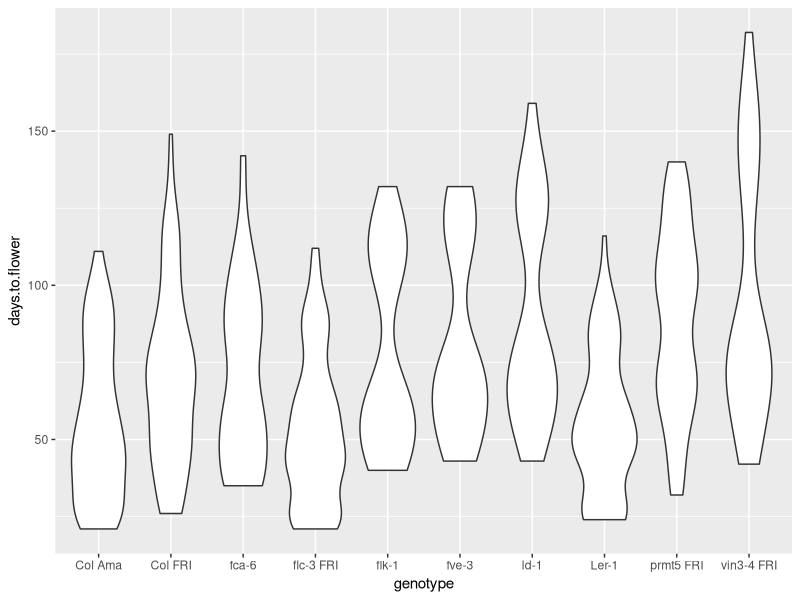
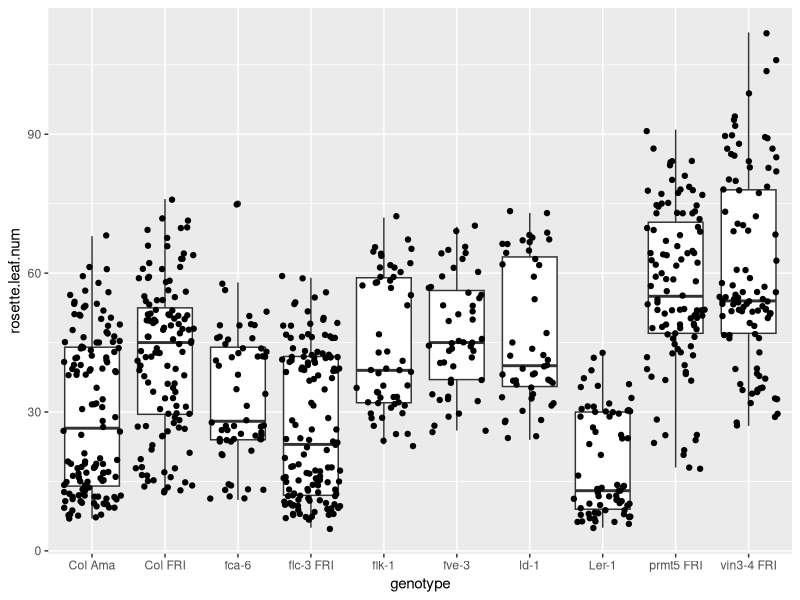
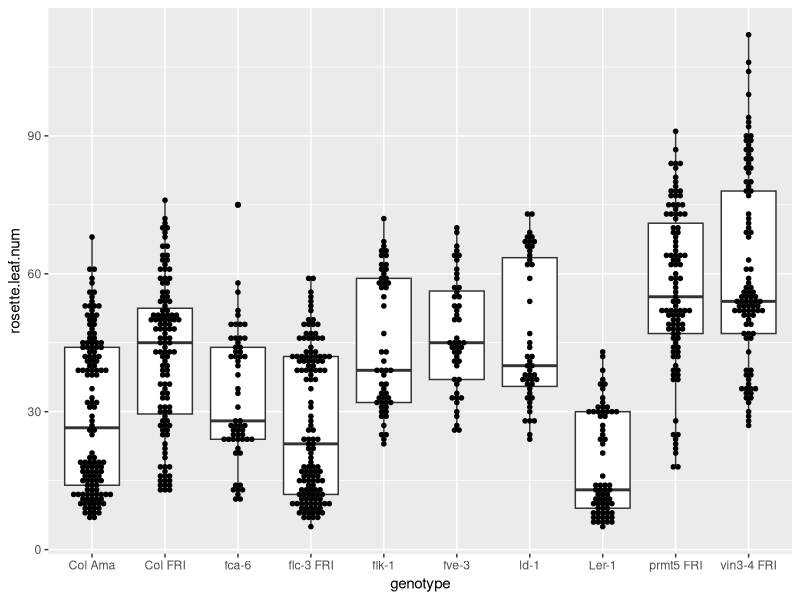
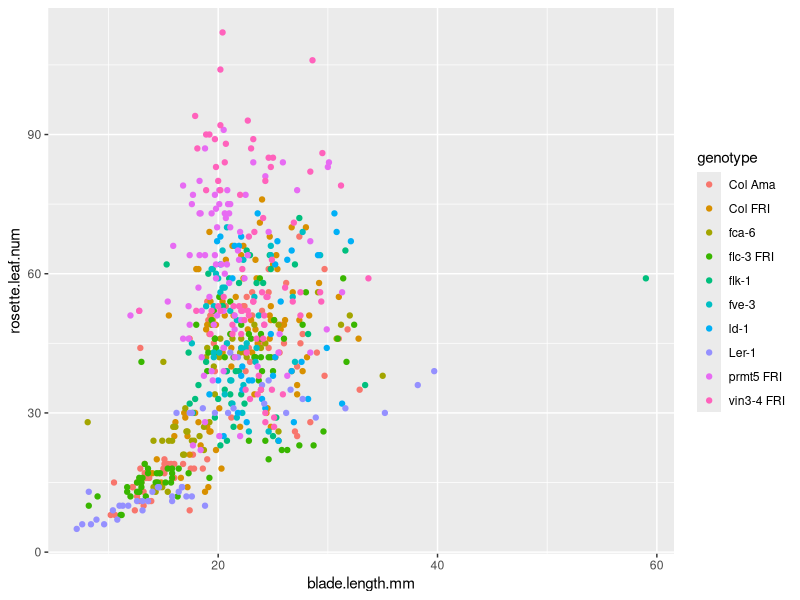
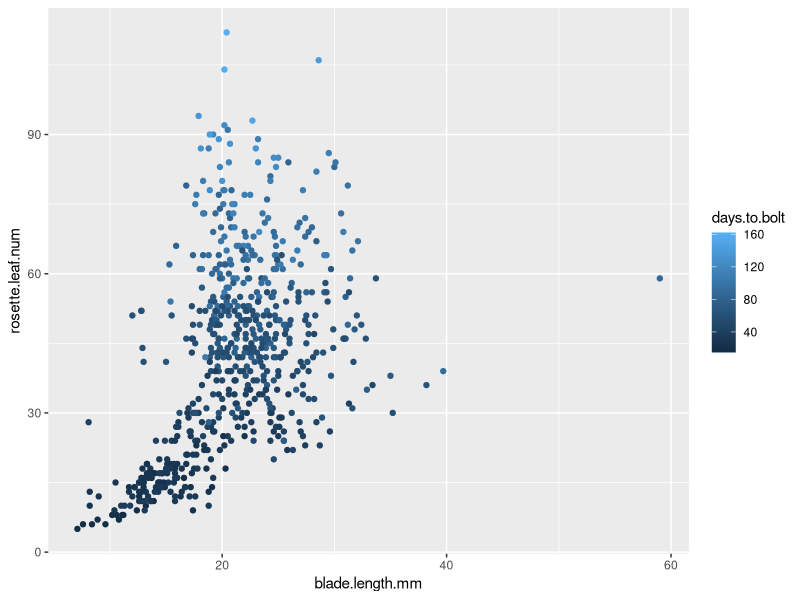
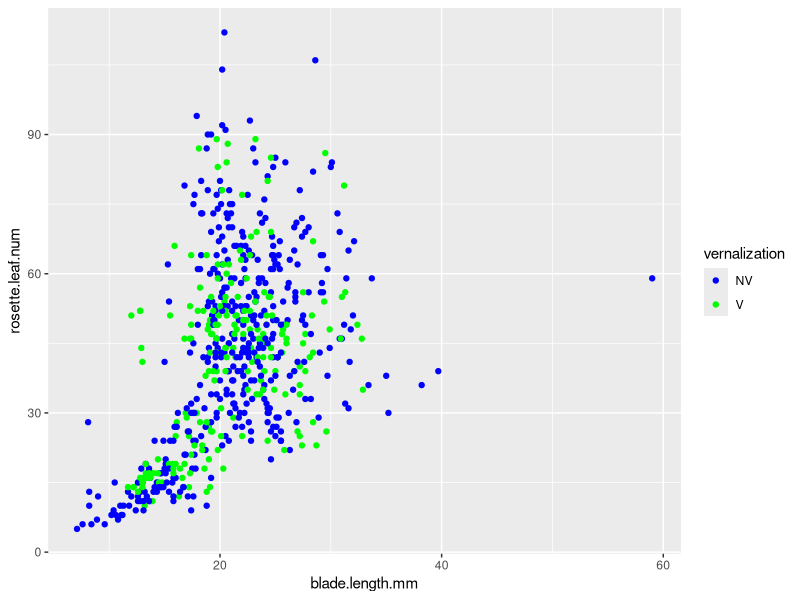
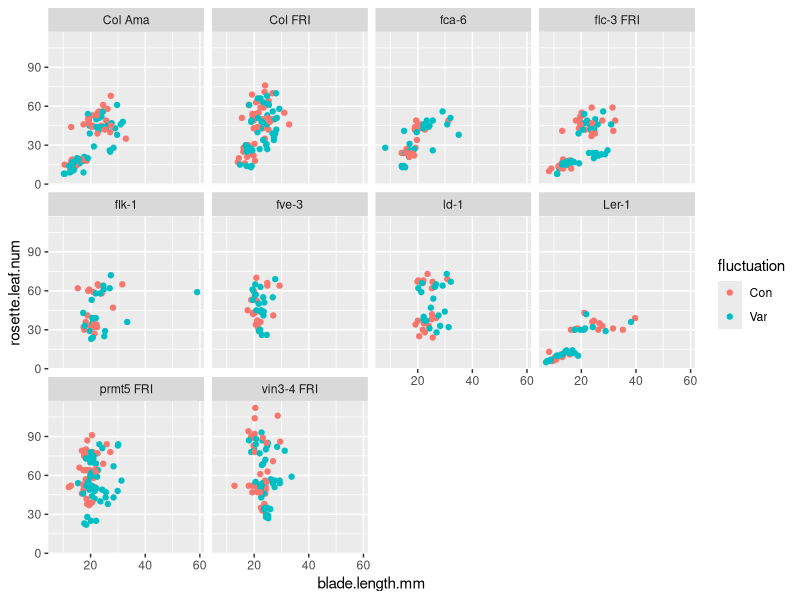
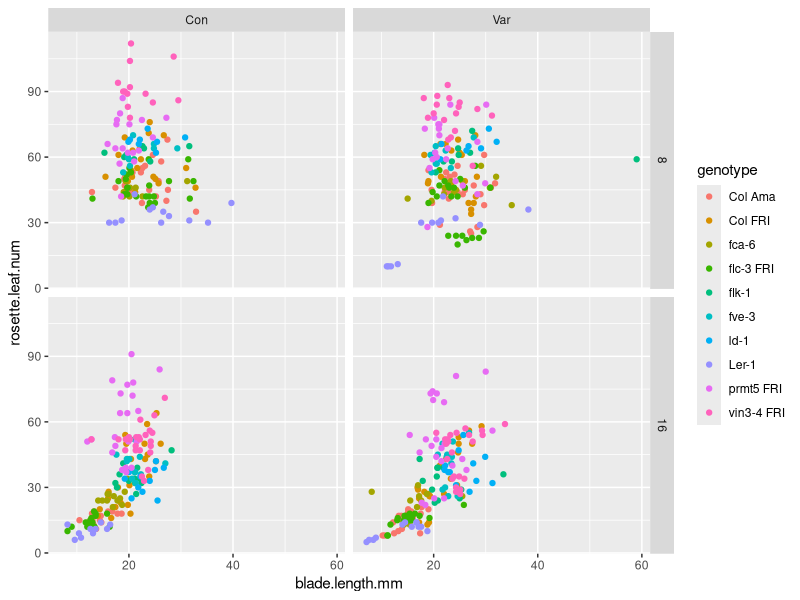

Here is the R script that generated these plots, in order:
## ---- chunk 1
knitr::opts_chunk$set(echo = TRUE)
## ---- chunk 2
library(tidyverse)
expt1 <- read_tsv("../data/burghardt_et_al_2015_expt1.txt")
## ---- chunk 3
ggplot(expt1, aes(genotype, days.to.flower)) +
  geom_violin()
## ---- chunk 4
#Il est aussi possible d'utiliser une densité ou un histogramme
## ---- chunk 5
ggplot(expt1, aes(genotype, rosette.leaf.num)) +
  geom_boxplot() + 
  geom_jitter()
## ---- chunk 6
ggplot(expt1, aes(genotype, rosette.leaf.num)) +
  geom_boxplot() + 
  geom_dotplot(binaxis='y', stackdir='center', binwidth = 1)
## ---- chunk 7
ggplot(expt1, aes(blade.length.mm, rosette.leaf.num, colour = genotype)) +
  geom_point()
## ---- chunk 8
ggplot(expt1, aes(blade.length.mm, rosette.leaf.num, colour = days.to.bolt)) +
  geom_point()
## ---- chunk 9
ggplot(expt1, aes(blade.length.mm, rosette.leaf.num, colour = vernalization)) +
  geom_point() +
  scale_color_manual(values=c("blue","green"))
## ---- chunk 10
ggplot(expt1, aes(blade.length.mm, rosette.leaf.num, colour = fluctuation)) +
    geom_point() +
    facet_wrap( ~ genotype)
## ---- chunk 11
ggplot(expt1, aes(blade.length.mm, rosette.leaf.num, colour = genotype)) +
    geom_point() +
    facet_grid(day.length ~ fluctuation)
## ---- chunk 12
ggplot(expt1, aes(genotype, days.to.bolt, fill = fluctuation)) +
    geom_boxplot() +
    facet_grid(day.length ~ temperature)
